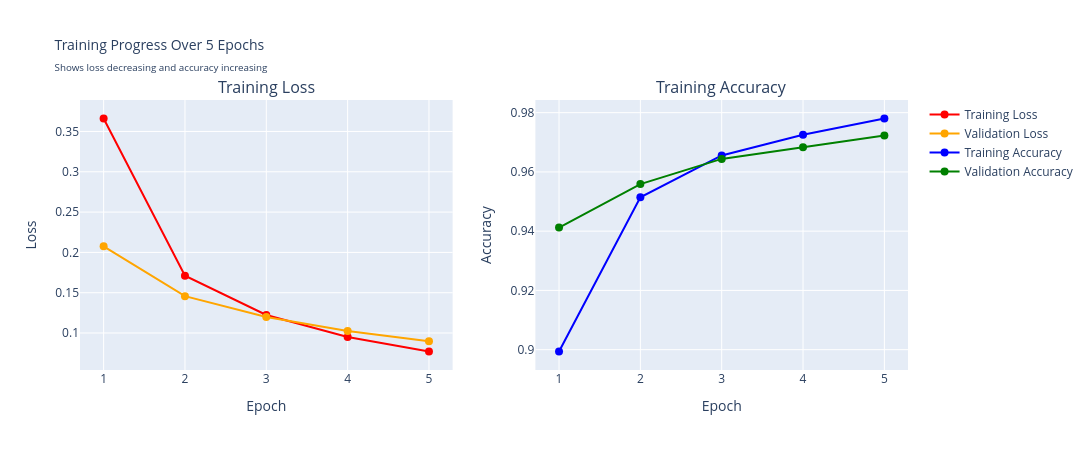

Notebook code cell kept with this figure:
### Markdown cell above
## Step 11: Plot Training History

Visualize model performance over training epochs.

### Code cell
# Create subplots for loss and accuracy
fig = make_subplots(
    rows=1, cols=2,
    subplot_titles=("Training Loss", "Training Accuracy"),
    specs=[[{'type': 'scatter'}, {'type': 'scatter'}]]
)

# Add loss traces
epochs = list(range(1, len(history.history['loss']) + 1))

fig.add_trace(
    go.Scatter(
        x=epochs, y=history.history['loss'],
        mode='lines+markers',
        name='Training Loss',
        line=dict(color='red', width=2),
        marker=dict(size=8)
    ),
    row=1, col=1
)

fig.add_trace(
    go.Scatter(
        x=epochs, y=history.history['val_loss'],
        mode='lines+markers',
        name='Validation Loss',
        line=dict(color='orange', width=2),
        marker=dict(size=8)
    ),
    row=1, col=1
)

# Add accuracy traces
fig.add_trace(
    go.Scatter(
        x=epochs, y=history.history['accuracy'],
        mode='lines+markers',
        name='Training Accuracy',
        line=dict(color='blue', width=2),
        marker=dict(size=8)
    ),
    row=1, col=2
)

fig.add_trace(
    go.Scatter(
        x=epochs, y=history.history['val_accuracy'],
        mode='lines+markers',
        name='Validation Accuracy',
        line=dict(color='green', width=2),
        marker=dict(size=8)
    ),
    row=1, col=2
)

# Update layout
fig.update_xaxes(title_text="Epoch", row=1, col=1)
fig.update_xaxes(title_text="Epoch", row=1, col=2)
fig.update_yaxes(title_text="Loss", row=1, col=1)
fig.update_yaxes(title_text="Accuracy", row=1, col=2)

fig.update_layout(
    title_text="Training Progress Over 5 Epochs<br><sub>Shows loss decreasing and accuracy increasing</sub>",
    title_font_size=14,
    height=450,
    width=1200,
    hovermode='x unified'
)

fig.show()

print("\n" + "="*50)
print("TRAINING HISTORY SUMMARY")
print("="*50)
print(f"Initial Training Loss: {history.history['loss'][0]:.4f}")
print(f"Final Training Loss: {history.history['loss'][-1]:.4f}")
print(f"Loss Reduction: {history.history['loss'][0] - history.history['loss'][-1]:.4f}")
print()
print(f"Initial Training Accuracy: {history.history['accuracy'][0]:.4f} ({history.history['accuracy'][0]*100:.2f}%)")
print(f"Final Training Accuracy: {history.history['accuracy'][-1]:.4f} ({history.history['accuracy'][-1]*100:.2f}%)")
print()
print(f"Initial Validation Accuracy: {history.history['val_accuracy'][0]:.4f} ({history.history['val_accuracy'][0]*100:.2f}%)")
print(f"Final Validation Accuracy: {history.history['val_accuracy'][-1]:.4f} ({history.history['val_accuracy'][-1]*100:.2f}%)")
print("="*50)

### Figure 1 — Plotly figure (JSON) as saved in the notebook; plotly's stock layout.template omitted (floating-point values rounded to 4 significant figures)
{"data": [{"line": {"color": "red", "width": 2}, "marker": {"size": 8}, "mode": "lines+markers", "name": "Training Loss", "type": "scatter", "x": [1, 2, 3, 4, 5], "xaxis": "x", "y": [0.3661, 0.1711, 0.1224, 0.09498, 0.0771], "yaxis": "y"}, {"line": {"color": "orange", "width": 2}, "marker": {"size": 8}, "mode": "lines+markers", "name": "Validation Loss", "type": "scatter", "x": [1, 2, 3, 4, 5], "xaxis": "x", "y": [0.2075, 0.1457, 0.1199, 0.1025, 0.08982], "yaxis": "y"}, {"line": {"color": "blue", "width": 2}, "marker": {"size": 8}, "mode": "lines+markers", "name": "Training Accuracy", "type": "scatter", "x": [1, 2, 3, 4, 5], "xaxis": "x2", "y": [0.8994, 0.9514, 0.9656, 0.9726, 0.978], "yaxis": "y2"}, {"line": {"color": "green", "width": 2}, "marker": {"size": 8}, "mode": "lines+markers", "name": "Validation Accuracy", "type": "scatter", "x": [1, 2, 3, 4, 5], "xaxis": "x2", "y": [0.9412, 0.9559, 0.9644, 0.9683, 0.9723], "yaxis": "y2"}], "layout": {"annotations": [{"font": {"size": 16}, "showarrow": false, "text": "Training Loss", "x": 0.225, "xanchor": "center", "xref": "paper", "y": 1, "yanchor": "bottom", "yref": "paper"}, {"font": {"size": 16}, "showarrow": false, "text": "Training Accuracy", "x": 0.775, "xanchor": "center", "xref": "paper", "y": 1, "yanchor": "bottom", "yref": "paper"}], "height": 450, "hovermode": "x unified", "title": {"font": {"size": 14}, "text": "Training Progress Over 5 Epochs<br><sub>Shows loss decreasing and accuracy increasing</sub>"}, "width": 1200, "xaxis": {"anchor": "y", "domain": [0, 0.45], "title": {"text": "Epoch"}}, "xaxis2": {"anchor": "y2", "domain": [0.55, 1], "title": {"text": "Epoch"}}, "yaxis": {"anchor": "x", "domain": [0, 1], "title": {"text": "Loss"}}, "yaxis2": {"anchor": "x2", "domain": [0, 1], "title": {"text": "Accuracy"}}}}
